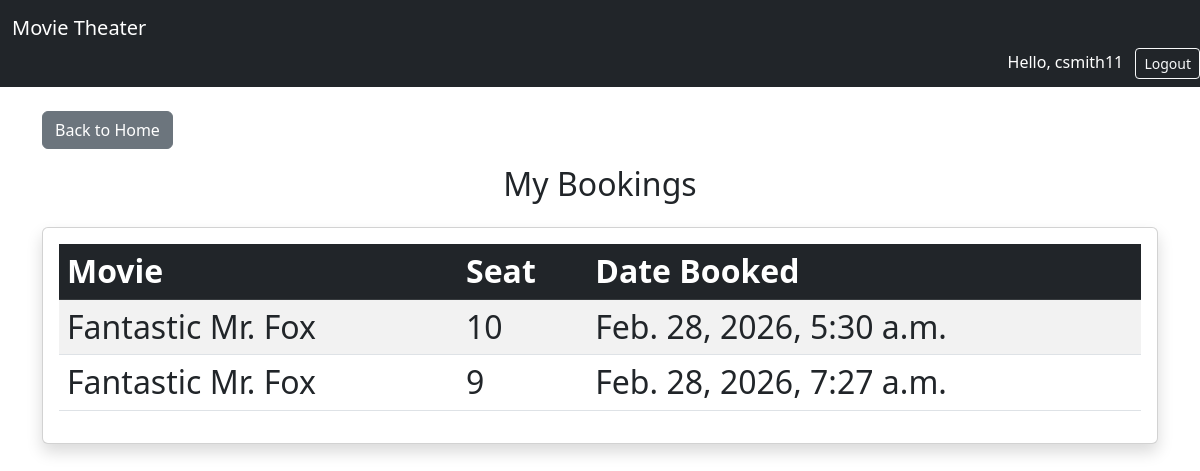
Page /history/ (signed in) on the committed database.
### bookings/models.py (models this page shows, shortened)
class Booking(models.Model):
    movie = models.ForeignKey(Movie, on_delete=models.CASCADE)
    seat = models.ForeignKey(Seat, on_delete=models.CASCADE)
    user = models.ForeignKey(User, on_delete=models.CASCADE)
    booking_date = models.DateTimeField(auto_now_add=True)

class Movie(models.Model):
    title = models.CharField(max_length=200)
    description = models.TextField()
    release_date = models.DateField()
    duration = models.IntegerField(help_text="Duration in minutes")

class Seat(models.Model):
    movie = models.ForeignKey(Movie, on_delete=models.CASCADE)
    seat_number = models.CharField(max_length=10)
    is_booked = models.BooleanField(default=False)

### bookings/views.py (the view)
# urls.py: path('history/', views.booking_history, name='booking_history'),  # Booking history page
@login_required
def booking_history(request):
    bookings = Booking.objects.filter(user=request.user)
    return render(request, 'bookings/booking_history.html', {
        'bookings': bookings
    })

### bookings/templates/bookings/booking_history.html (shortened to what this page needs)
{% extends 'bookings/base.html' %}
{% block content %}
<div class="mb-3">
    <a href="{% url 'movie_list' %}" class="btn btn-secondary">
        Back to Home
    </a>
</div>
<h2 class="mb-4 text-center">My Bookings<h2>
<div class="card shadow">
    <div class="card-body">
        {% if bookings %}
        <div class="table-responsive">
            <table class="table table-striped table-hover">
                <thead class="table-dark">
                    <tr>
                        <th>Movie</th>
                        <th>Seat</th>
                        <th>Date Booked</th>
                    </tr>
                </thead>
                <tbody>
                    {% for booking in bookings %}
                    <tr>
                        <td>{{ booking.movie.title }}</td>
                        <td>{{ booking.seat.seat_number }}</td>
                        <td>{{ booking.booking_date }}</td>
                    </tr>
                    {% endfor %}
                </tbody>
            </table>
        </div>
        {% else %}
            <p class="text-center"> You have no bookings yet.</p>
        {% endif %}
    </div>
</div>
{% endblock %}

### bookings/templates/bookings/base.html (shortened to what this page needs)
<!DOCTYPE html>
<html>
<head>
    <link href="https://cdn.jsdelivr.net/npm/bootstrap@5.3.0/dist/css/bootstrap.min.css" rel="stylesheet">
</head>
<body>
<nav class="navbar navbar-dark bg-dark">
    <div class="container-fluid">
        <a class="navbar-brand" href="#">Movie Theater</a>
    </div>
    <div class="ms-auto">
        {% if user.is_authenticated %}
            <span class="text-white me-2">
                Hello, {{ user.username }}
            </span>
            <a href="{% url 'logout' %}" class="btn btn-outline-light btn-sm">
                Logout
            </a>
        {% else %}
            <a href="{% url 'login' %}" class="btn btn-outline-light btn-sm">
                Login
            </a>
        {% endif %}
    </div>
</nav>
<div class="container mt-4">
    {% block content %}
    {% endblock %}
</div>
</body>
</html>

### rows in the picture
Booking: movie "Fantastic Mr. Fox", seat.seat_number "10", booking_date "Feb. 28, 2026, 5:30 a.m."
Booking: movie "Fantastic Mr. Fox", seat.seat_number "9", booking_date "Feb. 28, 2026, 7:27 a.m."

### other values in the picture
{{ user.username }} "csmith11"
